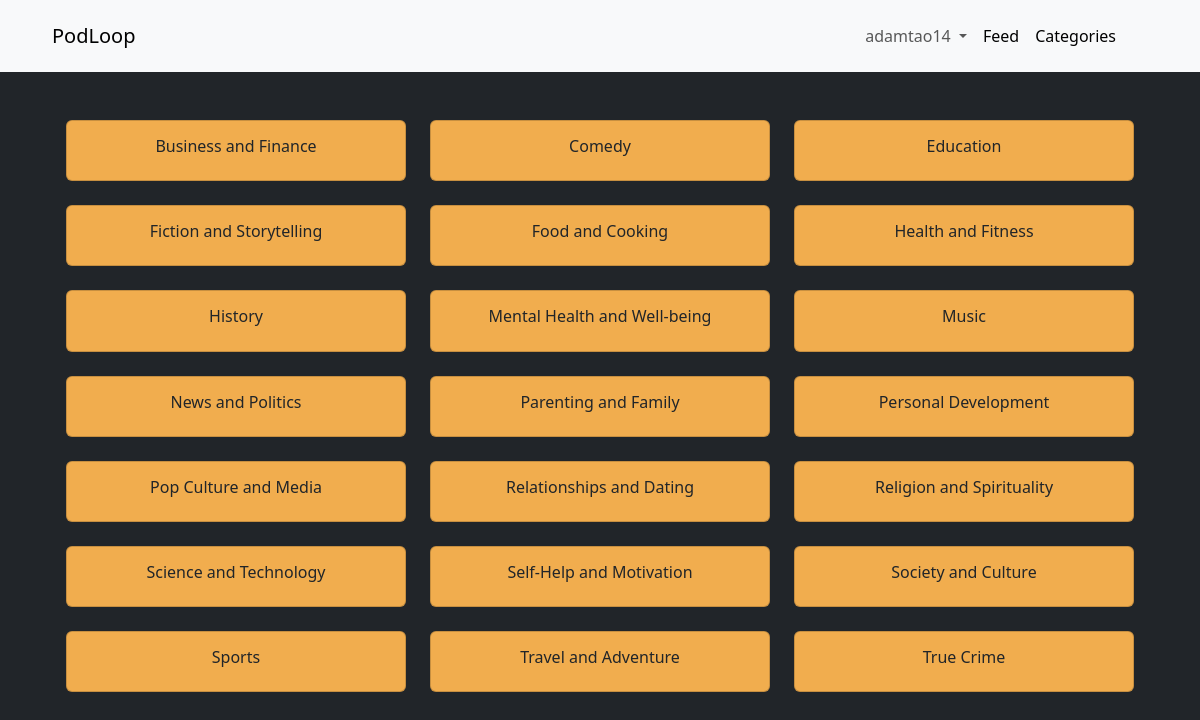
The app's page /categories/ (signed in) with its own data.
### accounts/models.py (models this page shows, shortened)
class User(AbstractBaseUser, PermissionsMixin):
    email = models.EmailField(blank=True, default='', unique=True)
    name = models.CharField(max_length=255, blank=False)
    last_name = models.CharField(max_length=255, blank=False)
    username = models.CharField(max_length=255, blank=False, unique=True)
    is_active = models.BooleanField(default=False)
    is_superuser = models.BooleanField(default=False)
    is_staff = models.BooleanField(default=False)
    is_creator = models.BooleanField(default=False)
    is_email_verified = models.BooleanField(default=False)
    date_joined = models.DateTimeField(default=now, blank=False)
    last_login =  models.DateTimeField(blank=True, null=True)
    link_profile_picture = models.ImageField(upload_to='images')
    objects = CustomUserManager()
    USERNAME_FIELD = 'email'
    EMAIL_FIELD = 'email'
    REQUIRED_FIELDS = ['name','last_name','username']
    class Meta:
        verbose_name = 'User'
        verbose_name_plural = 'Users'

### core/models.py (models this page shows, shortened)
class Category(models.Model):
    name = models.CharField(max_length=50,unique=True,blank=False)
    description = models.CharField(max_length=100,null=True,default=None,blank=True)
    slug = models.CharField(max_length=100,unique=True,null=True)
    class Meta:
        verbose_name_plural = "Categories"

### core/views.py (the view)
# urls.py: path('categories/', CategoryListView.as_view(), name='categories'),
class CategoryListView(ListView):
    model = Category
    template_name = "core/categories.html"
    queryset = Category.objects.order_by("name")
    context_object_name = "categories"

### core/templates/core/categories.html (shortened to what this page needs)
{% extends 'core/base.html' %}  {% block content %}
<ul class="ps-4 pe-4 mt-5">
  <div class="row row-cols-1 row-cols-md-3 g-4">
    {% for category in categories %}
    <div class="col">
      <div class="card">
        <div class="card-body text-center px-1">
          <h6>
            <a
              class="card-title text-center link-underline link-underline-opacity-0"
              href="/categories/{{category.slug}}"
              >{{category.name}}</a
            >
          </h6>
        </div>
      </div>
    </div>
    {% empty %}
    <h1 class="text-light text-center">No Categories yet.</h1>
    {% endfor %}
  </div>
</ul>
{% endblock %}

### core/templates/core/base.html (shortened to what this page needs)
<!DOCTYPE html>
<html>
  <head>
    <link rel="stylesheet" href="" />
    <link
      href="https://cdn.jsdelivr.net/npm/bootstrap@5.3.0-alpha3/dist/css/bootstrap.min.css"
      rel="stylesheet"
    />
  </head>
  <body class="bg-dark">
    <row>
      <nav class="navbar navbar-expand-lg bg-body-tertiary p-3">
        <div class="container-fluid ms-4 me-5">
          <a class="navbar-brand" href="{% url 'core:home' %}">PodLoop</a>
          <div class="collapse navbar-collapse" id="navbarNavDropdown">
            <ul class="navbar-nav ms-auto">
              {% if user.is_authenticated %}
              <li class="nav-item dropdown-center">
                <a
                  class="nav-link dropdown-toggle"
                  href="#"
                  role="button"
                  data-bs-toggle="dropdown"
                  aria-expanded="false"
                >
                  {{user.username}}
                </a>
              </li>
              {% endif %}
              <li class="nav-item">
                <a class="nav-link active" aria-current="page" href="#">Feed</a>
              </li>
              <li class="nav-item">
                <a
                  class="nav-link active"
                  aria-current="page"
                  href="{% url 'core:categories'%}"
                  >Categories</a
                >
              </li>
            </ul>
          </div>
        </div>
      </nav>
    </row>
    <div class="container">{% block content %} {% endblock %}</div>
  </body>
</html>

### core/templates/core/categories.html (style rules this page uses)
.card { background-color: #f1ad4e; }

### records on screen
User: username "adamtao14"
Category: name "Business and Finance"
Category: name "Comedy"
Category: name "Education"
Category: name "Fiction and Storytelling"
Category: name "Food and Cooking"
Category: name "Health and Fitness"
Category: name "History"
Category: name "Mental Health and Well-being"
Category: name "Music"
Category: name "News and Politics"
Category: name "Parenting and Family"
Category: name "Personal Development"
Category: name "Pop Culture and Media"
Category: name "Relationships and Dating"
Category: name "Religion and Spirituality"
Category: name "Science and Technology"
Category: name "Self-Help and Motivation"
Category: name "Society and Culture"
Category: name "Sports"
Category: name "Travel and Adventure"
Category: name "True Crime"
